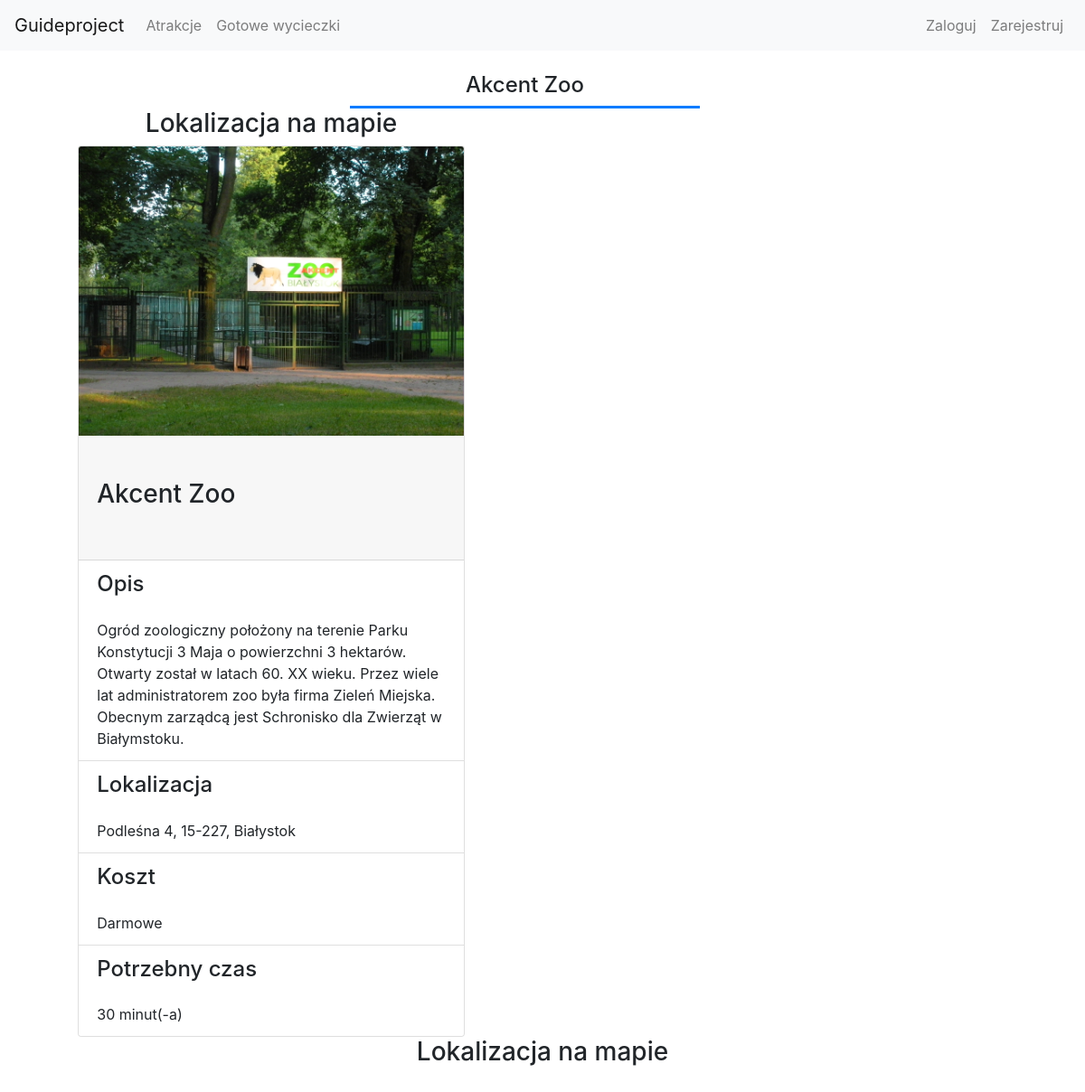
Page /guide/attraction/15 on the committed database.
### guide/models.py (models this page shows, shortened)
class Attraction(models.Model):
    name = models.CharField(_("Name"),
                            max_length=200, help_text="Enter attraction's name.")
    description = models.TextField(max_length=500)
    categories = models.ManyToManyField(
        "Category")
    localization = models.ForeignKey(
        "Localization", verbose_name=_("Address"), on_delete=models.CASCADE, null=True, blank=True)
    timeNeededToSightsee = models.FloatField(
        _("Time neede to sightsee (in hours)"))
    ticketCost = models.FloatField(
        _("Ticket's cost"), default=0)
    def display_category(self):
        """Create a string for the Category. This is required to display category in Admin."""
        return ', '.join(category.name for category in self.categories.all())
    def getTimeAsFormattedString(self):
        hours = int(self.timeNeededToSightsee)
        minutes = int((self.timeNeededToSightsee % 1)*60)
        result = ''
        if hours:
            result += str(hours) + ' godzin(-a/y) '
        if minutes:
            result += str(minutes) + ' minut(-a)'
        return result
    def getFormattedCost(self):
        if self.ticketCost == 0:
            return 'Darmowe'
        else:
            return f'{str(self.ticketCost)} zł'
    display_category.short_description = 'Category'
    class Meta:
        ordering = ['name']

class Localization(models.Model):
    street = models.CharField(
        _("Street"), max_length=100, null=True, blank=True, default='')
    zipCode = models.CharField(_("Zip code"), max_length=100)
    city = models.CharField(_("City"), max_length=100)
    lattitude = models.FloatField(_("Lattitude"), default=0)
    longitude = models.FloatField(_("Longitude"), default=0)
    def __str__(self):
        if self.street:
            return '' + str(self.street) + ', ' + self.zipCode + ', ' + self.city
        else:
            return '' + self.zipCode + ', ' + self.city

### guide/views.py (the view)
class AttractionDetailView(DetailView):
    model = Attraction
    def get_context_data(self, **kwargs):
        context = super().get_context_data(**kwargs)
        context['attractionLocalization'] = extractInfo(self.object)
        context['form'] = SignUpForm
        if self.request.user.is_authenticated:
            shoppingcart = ShoppingCart.objects.get(owner=self.request.user)
            if shoppingcart.attractions.filter(pk=self.object.pk):
                context['inPlan'] = True
        return context

### guide/views.py (called while the page is built)
def extractInfo(attractionList):
    formattedInfo = []
    try:
        for attraction in attractionList:
            formattedInfo.append({'name': attraction.name,
                                  'lat-lng': {'lat': attraction.localization.lattitude, 'lng': attraction.localization.longitude}})
        return formattedInfo
    except:
        pass
    try:
        formattedInfo.append({'name': attractionList.name,
                              'lat-lng': {'lat': attractionList.localization.lattitude, 'lng': attractionList.localization.longitude}})
        return formattedInfo
    except:
        pass

### guide/templates/guide/attraction_detail.html (shortened to what this page needs)
{% extends "base.html" %}
{% block content %}
{% load static %}
<section class="container-fluid">
    <div class="row mt-4 mr-4">
        <div class="col-4 text-right">
        </div>
        <div class="col-4 text-center border-bottom border-primary border-3">
        <h4>{{attraction.name}}</h4>
        </div>
        <div class="col-4 text-right">
        </div>
    </div>
    <div class="row mt-32">
        <div class="col-6">
            <div class="row">
            <div class="col">
                        <h3 class="text-center">Lokalizacja na mapie</h3>
                    </div>
            </div>
            <div class="row">
            <div class="col">
            <div class="listing-block">
               <div class="card w-75  mx-auto">
                <img class="card-img-top" src="{% static "images/" %}{{attraction.name}}.jpeg" alt="{{attraction.name}}">
                <div class="card-header py-5">
                    <h3>{{attraction.name}}</h3>
                </div>
                <ul class="list-group list-group-flush">
                    <li class="list-group-item">
                    <h4 class="pb-3">Opis</h4>
                        {{attraction.description}}
                    </li>
                    <li class="list-group-item">
                    <h4 class="pb-3">Lokalizacja</h4>
                        {{attraction.localization}}
                    </li>
                    <li class="list-group-item">
                    <h4 class="pb-3">Koszt</h4>
                        {{attraction.getFormattedCost}}
                    </li>
                    <li class="list-group-item">
                    <h4 class="pb-3">Potrzebny czas</h4>
                        {{attraction.getTimeAsFormattedString}}
                    </li>
                </ul>
                </div>
            </div>
            </div>
            </div>
        </div>
        <div class="col">
            <div class="row">
                    <div class="col">
                        <h3 class="text-center">Lokalizacja na mapie</h3>
                    </div>
                </div>
                <div class="row">
                    <div class="" id="map"></div>
                </div>
        </div>
    </div>
</section>
{% endblock content %}

### guide/templates/guide/attraction_detail.html (style rules this page uses)
#map { height:600px; width:800px; margin: 0 auto 30px auto; }
.border-3 { border-width:3px !important; }

### rows in the picture
Attraction: name "Akcent Zoo", name (picture), description "Ogród zoologiczny położony na terenie Parku Konstytucji 3 Maja o powierzchni 3 hektarów. Otwarty został w latach 60. XX wieku. Przez wiele lat administratorem zoo była firma Zieleń Miejska. Obecnym zarządcą jest Schronisko dla Zwierząt w Białymstoku.", localization "Podleśna 4, 15-227, Białystok", getFormattedCost "Darmowe", getTimeAsFormattedString "30 minut(-a)"
